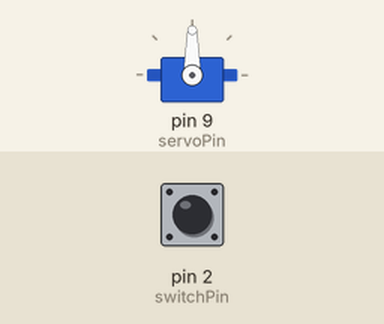
Recording of a sketch running on a simulated Arduino Uno, built with avr-gcc and run on an emulated ATmega328P. Parts: servo. The test bench sets the inputs (shaded band); at power-on: pin 2 (switchPin) HIGH.

Above: at 1.2 s.
1.3 s: pin 2 (switchPin) pulled LOW for 0.15 s
At 1.37 s:
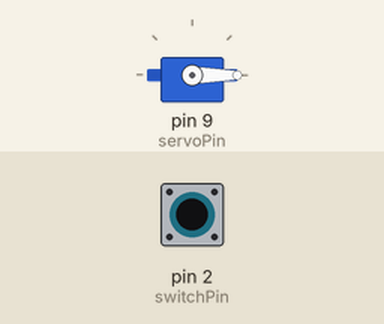
2.9 s: pin 2 (switchPin) pulled LOW for 3.2 s
At 7.0 s:
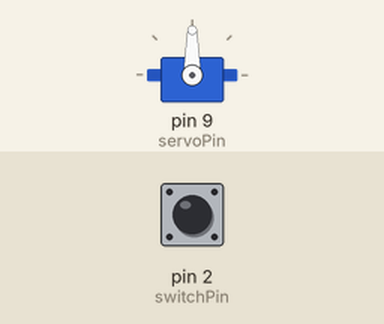
Timing chart, 0 to 8.5 s (numbered marks = the images above; inputs shaded):
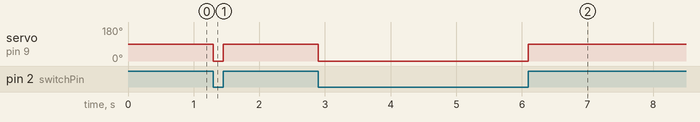

Measured:
- after the input at 1.3 s, servo on pin 9 (servoPin): 90° → 0° at once, → 90° 0.15 s later
- after the input at 2.9 s, servo on pin 9 (servoPin): 90° → 0° at once, → 90° 3.2 s later

The sketch:

week9.ino
```cpp
#include<Servo.h>
int servoPin = 9;
int switchPin =2;
Servo servo1;

void setup() {
  servo1.attach(servoPin);
  pinMode(switchPin,INPUT_PULLUP);


}

void loop() {
  setServoMotor(digitalRead(switchPin));


}
void setServoMotor(boolean reverse){
  if(reverse){
    servo1.write(90);
  }else{
    servo1.write(0);
  }
}
```
